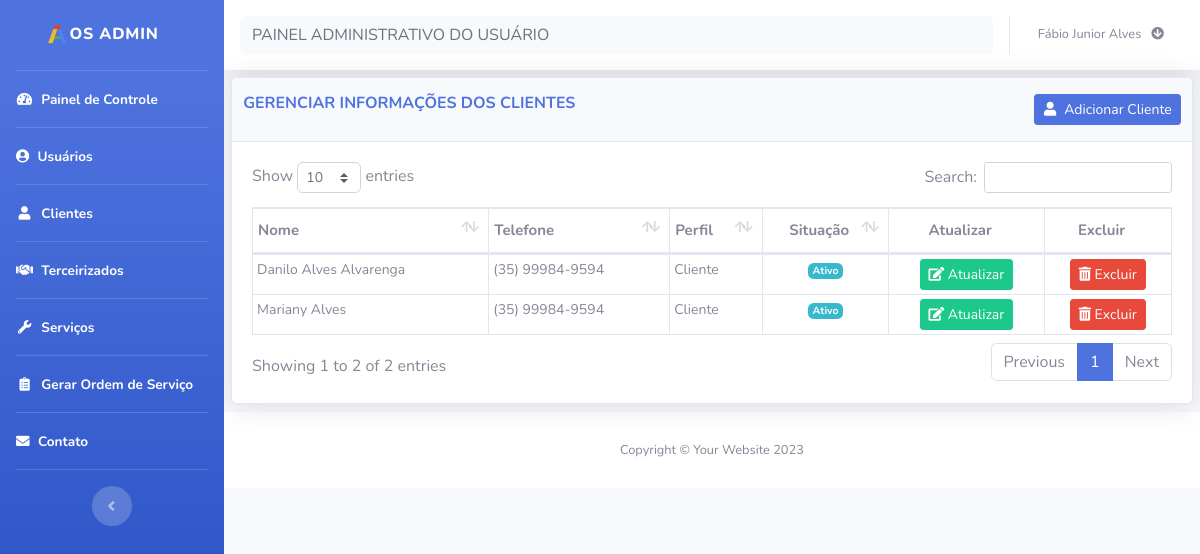
Page /cliente.php (signed in) on the committed database.
### tables this page shows
CREATE TABLE `cliente` (
  `cod` int(11) NOT NULL,
  `nome` varchar(100) NOT NULL,
  `email` varchar(100) NOT NULL,
  `senha` varchar(100) NOT NULL,
  `endereco` varchar(100) NOT NULL,
  `numero` varchar(11) NOT NULL,
  `bairro` varchar(100) NOT NULL,
  `cidade` varchar(100) NOT NULL,
  `telefone` varchar(100) NOT NULL,
  `status` int(11) NOT NULL,
  `perfil` int(11) NOT NULL,
  `data` int(11) NOT NULL
);

### bd/bd_cliente.php (called while the page is built, shortened)
<?php
function listaClientes(){
  $conexao = conecta_db();
  $usuarios = array();
  $query = "SELECT *
            FROM cliente
            ORDER by nome";
  $resultado = mysqli_query($conexao,$query);
  while($dados = mysqli_fetch_array($resultado)) {
    array_push($usuarios,$dados);
  }
  return $usuarios;
}
?>

### cliente.php (the view, shortened to what this page needs)
<?php
require_once('header.php');
require_once('sidebar.php');
?>
<div id="content">
    <?php require_once('navbar.php');?>
    <div class="container-fluid">
        <div class="card shadow mb-2">
            <div class="card-header py-3">
                <div class="row">
                    <div class="col-md-8">
                        <h6 class="m-0 font-weight-bold text-primary" id="title">GERENCIAR INFORMAÇÕES DOS CLIENTES</h6>
                    </div>
                    <div class="col-md-4 card_button_title">
                        <a title="Adicionar novo cliente" href="cad_cliente.php"><button type="button" class="btn btn-primary btn-sm card_button_title" data-toggle="modal" id=" "> <i class="fas fa-fw fa-user">&nbsp;</i> Adicionar Cliente</button></a>
                    </div>
                </div>
            </div>
            <div class="card-body">
                <div class="table-responsive">
                    <table class="table table-bordered" id="dataTable" width="100%" cellspacing="0">
                        <thead>
                            <tr>
                                <th>Nome</th>
                                <th>Telefone</th>
                                <th>Perfil</th>
                                <th class="text-center">Situação</th>
                                <th class="text-center" data-orderable="false">Atualizar</th>
                                <th class="text-center" data-orderable="false">Excluir</th>
                            </tr>
                        </thead>
                        <tbody>
                            <?php
                            require_once ("bd/bd_cliente.php");
                            $clientes = listaClientes();
                            foreach($clientes as $dados):
                                ?>
                                <tr>
                                    <td><?= $dados['nome'] ?></td>
                                    <td><?= $dados['telefone'] ?></td>
                                    <td>Cliente</td>
                                    <td class="text-center"><?= ($dados['status'] == 1 ? '<span class="badge badge-info">Ativo</span>' : '<span class="badge badge-warning">Inativo</span>') ?></td>
                                    <td class="text-center">
                                        <a title="Atualizar" href="editar_cliente.php?cod=<?=$dados['cod']; ?>" class="btn btn-sm btn-success"><i class="fas fa-edit">&nbsp;</i>Atualizar</a>
                                    </td>
                                    <td class="text-center">
                                        <a title="Excluir" href="javascript(void)" data-toggle="modal" data-target="#excluir-<?=$dados['cod'];?>" class="btn btn-sm btn-danger"><i class="fas fa-trash-alt">&nbsp;</i>Excluir</a>
                                    </td>
                                </tr>
                            <?php endforeach ?>
                        </tbody>
                    </table>
                </div>
            </div>
        </div>
    </div>
    <?php
    require_once('footer.php');
    ?>

### css/custom.css (style rules this page uses)
.card_button_title { float: right; }
.table td, .table th { padding-right: 0; }
.table td { padding: .25rem; font-size: 14px; }
.table_resultfim td, th { padding: .87rem !important; }
.table_result td, th { padding: 1.1rem !important; }
.table th { padding-top: 10px !important; padding-bottom: 10px !important; padding-left: 5px !important; font-size: 15px; }
.table_process td, .table th { padding-right: 0; }

### rows in the picture
cliente: nome "Danilo Alves Alvarenga", telefone "(35) 99984-9594", status "Ativo"
cliente: nome "Mariany Alves", telefone "(35) 99984-9594", status "Ativo"

### other values in the picture
$_SESSION['nome_usu'] "Fábio Junior Alves"
